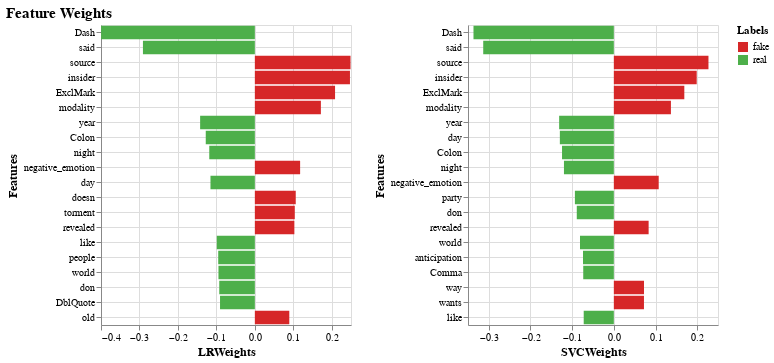

Notebook source saved alongside this figure:
### Code cell
trainChart, predChart, confMtxPlot = modelData(articlesDF, stratify=False)
# Not displaying the same training data split
# Just the weights chart
predChart.display()

# Show the confusion matrix
confMtxPlot;

### Figure 1 — Vega-Lite specification as saved in the notebook (floating-point values rounded to 4 significant figures)
{"config": {"view": {"continuousWidth": 400, "continuousHeight": 300}, "axis": {"labelFontSize": 10, "titleFontSize": 12}, "title": {"fontSize": 15}}, "hconcat": [{"data": {"name": "data-8faa125b09820d733b8354fefcb7f488"}, "mark": "bar", "encoding": {"color": {"field": "Labels", "scale": {"domain": ["fake", "real"], "range": ["#d62728", "#4daf4a"]}, "type": "nominal"}, "x": {"field": "LRWeights", "type": "quantitative"}, "y": {"axis": {"grid": true}, "field": "Features", "sort": null, "type": "nominal"}}, "height": 300, "width": 250}, {"data": {"name": "data-beda56462b9a0538d1150c1b8ae97f7d"}, "mark": "bar", "encoding": {"color": {"condition": {"value": "#d62728", "test": "(datum.SVCWeights > 0)"}, "value": "#4daf4a"}, "x": {"field": "SVCWeights", "type": "quantitative"}, "y": {"axis": {"grid": true}, "field": "Features", "sort": null, "type": "nominal"}}, "height": 300, "width": 250}], "title": "Feature Weights", "$schema": "https://vega.github.io/schema/vega-lite/v4.17.0.json", "datasets": {"data-8faa125b09820d733b8354fefcb7f488": [{"Features": "Dash", "LRWeights": -0.3998, "Labels": "real"}, {"Features": "said", "LRWeights": -0.291, "Labels": "real"}, {"Features": "source", "LRWeights": 0.2488, "Labels": "fake"}, {"Features": "insider", "LRWeights": 0.2473, "Labels": "fake"}, {"Features": "ExclMark", "LRWeights": 0.2086, "Labels": "fake"}, {"Features": "modality", "LRWeights": 0.1717, "Labels": "fake"}, {"Features": "year", "LRWeights": -0.1422, "Labels": "real"}, {"Features": "Colon", "LRWeights": -0.1276, "Labels": "real"}, {"Features": "night", "LRWeights": -0.1185, "Labels": "real"}, {"Features": "negative_emotion", "LRWeights": 0.1177, "Labels": "fake"}, {"Features": "day", "LRWeights": -0.1154, "Labels": "real"}, {"Features": "doesn", "LRWeights": 0.1063, "Labels": "fake"}, {"Features": "torment", "LRWeights": 0.1039, "Labels": "fake"}, {"Features": "revealed", "LRWeights": 0.1027, "Labels": "fake"}, {"Features": "like", "LRWeights": -0.09899, "Labels": "real"}, {"Features": "people", "LRWeights": -0.09521, "Labels": "real"}, {"Features": "world", "LRWeights": -0.09458, "Labels": "real"}, {"Features": "don", "LRWeights": -0.09252, "Labels": "real"}, {"Features": "DblQuote", "LRWeights": -0.09052, "Labels": "real"}, {"Features": "old", "LRWeights": 0.08957, "Labels": "fake"}], "data-beda56462b9a0538d1150c1b8ae97f7d": [{"Features": "Dash", "SVCWeights": -0.3368}, {"Features": "said", "SVCWeights": -0.3135}, {"Features": "source", "SVCWeights": 0.2271}, {"Features": "insider", "SVCWeights": 0.1989}, {"Features": "ExclMark", "SVCWeights": 0.1692}, {"Features": "modality", "SVCWeights": 0.137}, {"Features": "year", "SVCWeights": -0.1312}, {"Features": "day", "SVCWeights": -0.1296}, {"Features": "Colon", "SVCWeights": -0.1243}, {"Features": "night", "SVCWeights": -0.1197}, {"Features": "negative_emotion", "SVCWeights": 0.1077}, {"Features": "party", "SVCWeights": -0.09344}, {"Features": "don", "SVCWeights": -0.08894}, {"Features": "revealed", "SVCWeights": 0.08352}, {"Features": "world", "SVCWeights": -0.0812}, {"Features": "anticipation", "SVCWeights": -0.07403}, {"Features": "Comma", "SVCWeights": -0.07343}, {"Features": "way", "SVCWeights": 0.07234}, {"Features": "wants", "SVCWeights": 0.07232}, {"Features": "like", "SVCWeights": -0.0723}]}}
